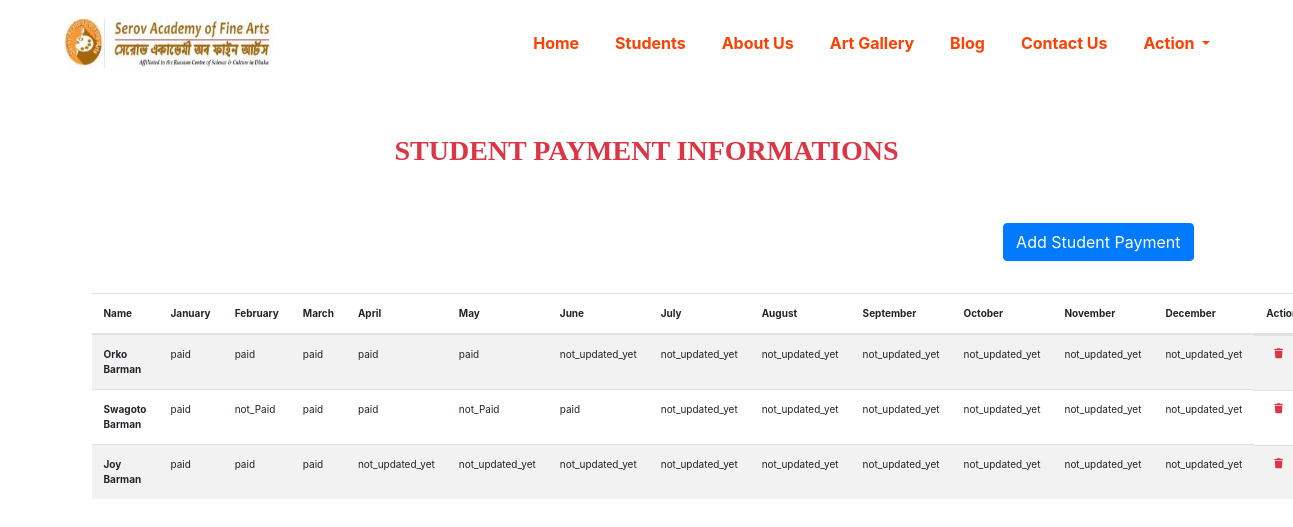
Page /student/payment on the committed database.
### main/models.py (models this page shows, shortened)
class Payment(models.Model):
    student=models.ForeignKey(Student,on_delete=models.CASCADE)
    january=models.CharField(max_length=255,choices=PAYMENT_STATUS,default="not_updated_yet")
    february = models.CharField(max_length=255, choices=PAYMENT_STATUS, default="not_updated_yet")
    march = models.CharField(max_length=255, choices=PAYMENT_STATUS, default="not_updated_yet")
    april = models.CharField(max_length=255, choices=PAYMENT_STATUS, default="not_updated_yet")
    may = models.CharField(max_length=255, choices=PAYMENT_STATUS, default="not_updated_yet")
    june = models.CharField(max_length=255, choices=PAYMENT_STATUS, default="not_updated_yet")
    july = models.CharField(max_length=255, choices=PAYMENT_STATUS, default="not_updated_yet")
    august = models.CharField(max_length=255, choices=PAYMENT_STATUS, default="not_updated_yet")
    september = models.CharField(max_length=255, choices=PAYMENT_STATUS, default="not_updated_yet")
    october = models.CharField(max_length=255, choices=PAYMENT_STATUS, default="not_updated_yet")
    november = models.CharField(max_length=255, choices=PAYMENT_STATUS, default="not_updated_yet")
    december = models.CharField(max_length=255, choices=PAYMENT_STATUS, default="not_updated_yet")

class Student(models.Model):
    name =models.CharField(max_length=255)
    roll =models.CharField(max_length=255)
    group =models.ForeignKey(Group,on_delete=models.CASCADE)
    email =models.EmailField(max_length=255,null=True,blank=True)
    gender=models.CharField(max_length=10,choices=GENDER_CHOICES)
    mobile =models.CharField(max_length=255)
    photo = models.ImageField(upload_to='images/student/')
    blood =models.CharField(max_length=10,choices=BLOOD_CHOICES)
    address =models.CharField(max_length=255,null=True,blank=True)
    father_name =models.CharField(max_length=255,null=True,blank=True)
    mother_name =models.CharField(max_length=255,null=True,blank=True)
    admission_date =models.DateField()

### main/views.py (the view)
# urls.py: path('student/payment', PaymentView.as_view(), name='student-payment'),
class PaymentView(ListView):
    model = Payment
    template_name = 'student_payment.html'
    ordering = ['student']

### main/templates/student_payment.html
{% extends 'base.html' %}
{% block body %}
    <div class="container">
        <h3 class="text-uppercase font-weight-bold text-center text-danger my-5">student payment informations</h3>
        <div class="text-right">
                            <a class="btn btn-primary text-white m-2" href="{% url 'add-student-payment' %}">Add Student Payment</a>
        </div>
        <table class="table table-striped mt-4" style="font-size: x-small">
            <thead>
            <tr>
                <th scope="col">Name</th>
                <th scope="col">January</th>
                <th scope="col">February</th>
                <th scope="col">March</th>
                <th scope="col">April</th>
                <th scope="col">May</th>
                <th scope="col">June</th>
                <th scope="col">July</th>
                <th scope="col">August</th>
                <th scope="col">September</th>
                <th scope="col">October</th>
                <th scope="col">November</th>
                <th scope="col">December</th>
                <th scope="col">Action</th>
            </tr>
            </thead>
            <tbody>
            {% for payment in object_list %}
                <tr>
                    <th scope="row" class="text-capitalize">{{ payment.student.name }}</th>
                    <td>{{ payment.january }}</td>
                    <td>{{ payment.february }}</td>
                    <td>{{ payment.march }}</td>
                    <td>{{ payment.april }}</td>
                    <td>{{ payment.may }}</td>
                    <td>{{ payment.june }}</td>
                    <td>{{ payment.july }}</td>
                    <td>{{ payment.august }}</td>
                    <td>{{ payment.september }}</td>
                    <td>{{ payment.october }}</td>
                    <td>{{ payment.november }}</td>
                    <td>{{ payment.december }}</td>
                    <td class="d-flex"><a class="fas fa-trash text-danger mx-2" href="#"></a><a class="fas fa-pen text-primary mx-2" href="{% url 'edit-student-payment' payment.pk%}"></a></td>
                </tr>
            {% endfor %}
            </tbody>
        </table>
    </div>
{% endblock %}

### rows in the picture
Payment: student.name "Orko Barman", january "paid", february "paid", march "paid", april "paid", may "paid", june "not_updated_yet", july "not_updated_yet", august "not_updated_yet", september "not_updated_yet", october "not_updated_yet", november "not_updated_yet", december "not_updated_yet"
Payment: student.name "Swagoto Barman", january "paid", february "not_Paid", march "paid", april "paid", may "not_Paid", june "paid", july "not_updated_yet", august "not_updated_yet", september "not_updated_yet", october "not_updated_yet", november "not_updated_yet", december "not_updated_yet"
Payment: student.name "Joy Barman", january "paid", february "paid", march "paid", april "not_updated_yet", may "not_updated_yet", june "not_updated_yet", july "not_updated_yet", august "not_updated_yet", september "not_updated_yet", october "not_updated_yet", november "not_updated_yet", december "not_updated_yet"
